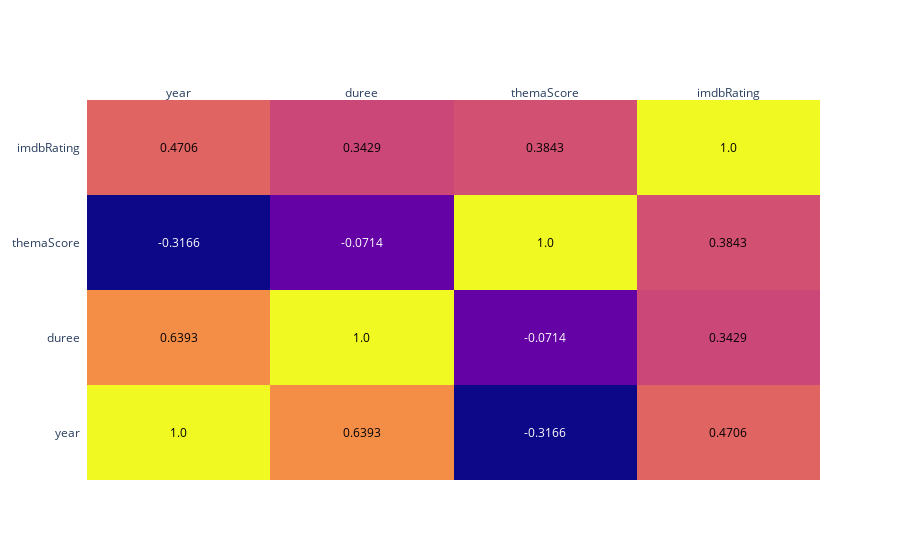

Notebook source saved alongside this figure:
### Markdown cell above
## Graph de correlation

### Code cell
import plotly.figure_factory as ff

corr_matrix = round(dataset.corr(), 4)

fig = ff.create_annotated_heatmap(corr_matrix.values,
                                  x = corr_matrix.columns.values.tolist(),
                                  y = corr_matrix.index.values.tolist(),
                                  )


fig.show()

### Figure 1 — Plotly figure (JSON) as saved in the notebook; plotly's stock layout.template omitted (floating-point values rounded to 4 significant figures)
{"data": [{"colorscale": [[0, "#0d0887"], [0.1111, "#46039f"], [0.2222, "#7201a8"], [0.3333, "#9c179e"], [0.4444, "#bd3786"], [0.5556, "#d8576b"], [0.6667, "#ed7953"], [0.7778, "#fb9f3a"], [0.8889, "#fdca26"], [1, "#f0f921"]], "reversescale": false, "showscale": false, "type": "heatmap", "x": ["year", "duree", "themaScore", "imdbRating"], "y": ["year", "duree", "themaScore", "imdbRating"], "z": [[1, 0.6393, -0.3166, 0.4706], [0.6393, 1, -0.0714, 0.3429], [-0.3166, -0.0714, 1, 0.3843], [0.4706, 0.3429, 0.3843, 1]]}], "layout": {"annotations": [{"font": {"color": "#000000"}, "showarrow": false, "text": "1.0", "x": "year", "xref": "x", "y": "year", "yref": "y"}, {"font": {"color": "#000000"}, "showarrow": false, "text": "0.6393", "x": "duree", "xref": "x", "y": "year", "yref": "y"}, {"font": {"color": "#FFFFFF"}, "showarrow": false, "text": "-0.3166", "x": "themaScore", "xref": "x", "y": "year", "yref": "y"}, {"font": {"color": "#000000"}, "showarrow": false, "text": "0.4706", "x": "imdbRating", "xref": "x", "y": "year", "yref": "y"}, {"font": {"color": "#000000"}, "showarrow": false, "text": "0.6393", "x": "year", "xref": "x", "y": "duree", "yref": "y"}, {"font": {"color": "#000000"}, "showarrow": false, "text": "1.0", "x": "duree", "xref": "x", "y": "duree", "yref": "y"}, {"font": {"color": "#FFFFFF"}, "showarrow": false, "text": "-0.0714", "x": "themaScore", "xref": "x", "y": "duree", "yref": "y"}, {"font": {"color": "#000000"}, "showarrow": false, "text": "0.3429", "x": "imdbRating", "xref": "x", "y": "duree", "yref": "y"}, {"font": {"color": "#FFFFFF"}, "showarrow": false, "text": "-0.3166", "x": "year", "xref": "x", "y": "themaScore", "yref": "y"}, {"font": {"color": "#FFFFFF"}, "showarrow": false, "text": "-0.0714", "x": "duree", "xref": "x", "y": "themaScore", "yref": "y"}, {"font": {"color": "#000000"}, "showarrow": false, "text": "1.0", "x": "themaScore", "xref": "x", "y": "themaScore", "yref": "y"}, {"font": {"color": "#000000"}, "showarrow": false, "text": "0.3843", "x": "imdbRating", "xref": "x", "y": "themaScore", "yref": "y"}, {"font": {"color": "#000000"}, "showarrow": false, "text": "0.4706", "x": "year", "xref": "x", "y": "imdbRating", "yref": "y"}, {"font": {"color": "#000000"}, "showarrow": false, "text": "0.3429", "x": "duree", "xref": "x", "y": "imdbRating", "yref": "y"}, {"font": {"color": "#000000"}, "showarrow": false, "text": "0.3843", "x": "themaScore", "xref": "x", "y": "imdbRating", "yref": "y"}, {"font": {"color": "#000000"}, "showarrow": false, "text": "1.0", "x": "imdbRating", "xref": "x", "y": "imdbRating", "yref": "y"}], "xaxis": {"dtick": 1, "gridcolor": "rgb(0, 0, 0)", "side": "top", "ticks": ""}, "yaxis": {"dtick": 1, "ticks": "", "ticksuffix": "  "}}}
